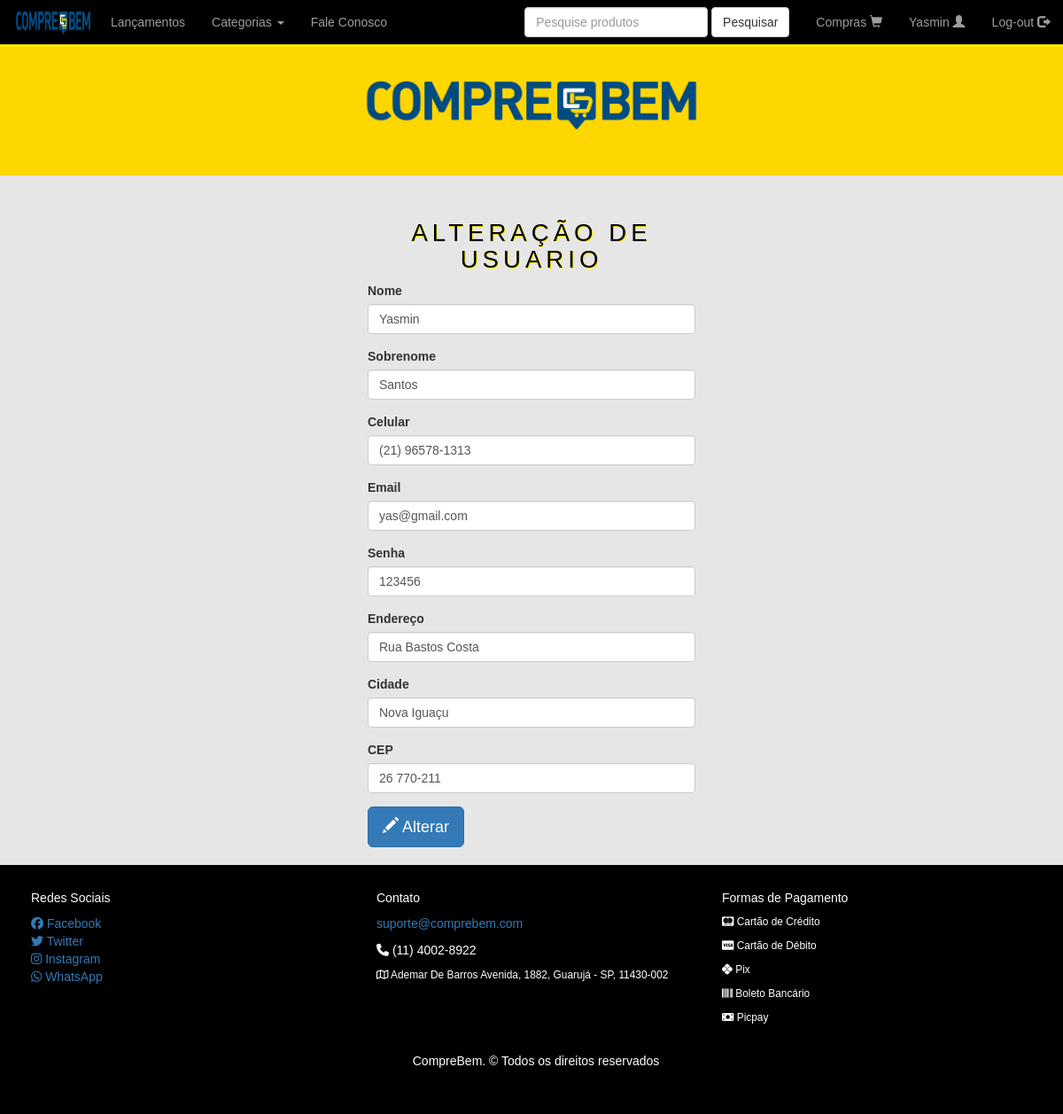
/lojacompre/usuarios.php (signed in), run on the app's committed database.
### tables this page shows
CREATE TABLE `tbl_usuario` (
  `id_usuario` int(11) NOT NULL,
  `nm_usuario` varchar(80) NOT NULL,
  `sbnm_usuario` varchar(80) NOT NULL,
  `cell_usuario` char(15) NOT NULL,
  `desc_email` varchar(80) NOT NULL,
  `desc_senha` varchar(255) DEFAULT NULL,
  `desc_status` tinyint(1) NOT NULL,
  `desc_endereco` varchar(80) NOT NULL,
  `desc_cidade` varchar(30) NOT NULL,
  `num_cep` char(11) NOT NULL
);

### lojacompre/usuarios.php (the view, shortened to what this page needs)
<!DOCTYPE html>
<html lang="pt-BR">
<head>
    <link rel="stylesheet" href="https://maxcdn.bootstrapcdn.com/bootstrap/3.3.7/css/bootstrap.min.css">
	<link rel="stylesheet" href="estilo.css">
</head>
<body>
<?php
	$cd = $_SESSION['ID'];
	include 'conexao.php';
	include 'nav.php';
	$consulta = $cn->query("SELECT * FROM tbl_usuario WHERE id_usuario ='$cd'");
	$exibe = $consulta->fetch(PDO::FETCH_ASSOC);
	?>
	<div class="container-fluid">
		<div class="row">
			<div class="col-sm-4 col-sm-offset-4">
				<h2 style="font-size:2.3vw; color: #000; text-shadow: 1px 1px 0px #fdeb00; letter-spacing: 5px; text-align:center;">ALTERAÇÃO DE USUARIO</h2>
				<form method="post" action="alterarUsuario.php?id_altera=<?php echo $cd; ?>" name="alteraUsu" enctype="multipart/form-data">
					<div class="form-group">
						<label for="txtnome">Nome</label>
						<input type="text" name="txtnome" value="<?php echo $exibe['nm_usuario']; ?>"  class="form-control" required id="txtnome">
					</div>
					<div class="form-group">
                        <label for="txtsobrenome">Sobrenome</label>
                        <input type="text" class="form-control" value="<?php echo $exibe['sbnm_usuario']; ?>" name="txtsobrenome" required id="txtsobrenome">
					</div>
					<div class="form-group">
                        <label for="txtcell">Celular</label>
                        <input type="tell" class="form-control" value="<?php echo $exibe['cell_usuario']; ?>" name="txtcell" required id="txtcell">
					</div>
					<div class="form-group">
                        <label for="txtemail">Email</label>
                        <input type="email" class="form-control" required name="txtemail" value="<?php echo $exibe['desc_email']; ?>" required id="txtemail">
					</div>
					<div class="form-group">
                        <label for="txtsenha">Senha</label>
                        <input type="senha" class="form-control" name="txtsenha" value="<?php echo $exibe['desc_senha']; ?>" required id="txtsenha">
					</div>
					<div class="form-group">
                        <label for="txtendereco">Endereço</label>
                        <input type="text" class="form-control" name="txtendereco" value="<?php echo $exibe['desc_endereco']; ?>" required id="txtendereco">
					</div>
					<div class="form-group">
                        <label for="txtcidade">Cidade</label>
                        <input type="text" class="form-control" name="txtcidade" value="<?php echo $exibe['desc_cidade']; ?>" required id="txtcidade">
					</div>
					<div class="form-group">
                        <label for="txtcep">CEP</label>
                        <input type="text" class="form-control" name="txtcep" value="<?php echo $exibe['num_cep']; ?>" required id="txtcep">
					</div>
					<button type="submit" class="btn btn-lg btn-primary">
					<span class="glyphicon glyphicon-pencil"></span> Alterar
				    </button>
				</form>
			</div>
		</div>
        <br>
	</div>
</body>
</html>

### lojacompre/nav.php (shortened to what this page needs)
<?php
include 'conexao.php';
?>
<nav class="navbar navbar-inverse navbar-fixed-top" style="background-color: #000000; border-radius:0; border-bottom: 3px solid #fdeb00;">
    <div class="container-fluid">
        <div class="navbar-header">
            <a class="navbar-brand" href="index.php">
                <img alt="Logo Comprebem" src="./Logos/logo compre.png" width="90" height="30" alt="" style="margin-right:-10px; margin-top:-4px;">
            </a>
        </div>
        <div class="collapse navbar-collapse" id="bs-example-navbar-collapse-1">
            <ul class="nav navbar-nav">
                <li><a href="lancamento.php">Lançamentos</a></li>
                <li class="dropdown">
                <a href="#" class="dropdown-toggle" data-toggle="dropdown" role="button" aria-haspopup="true" aria-expanded="false">Categorias <span class="caret"></span></a>
                </li>
                <li><a href="faleConosco.php">Fale Conosco</a></li>
            </ul>
            <ul class="nav navbar-nav navbar-right">
                <li><a href="carrinho.php">Compras <span class="glyphicon glyphicon-shopping-cart"></a></li>
                <?php if(empty($_SESSION['ID'])){ ?>
                    <li><a href="formlogin.php">Login <span class="glyphicon glyphicon-log-in"></a></li>
                <?php }
                else{
                    if($_SESSION['Status'] == 0){
                        $consulta_usuario = $cn->query("select nm_usuario from tbl_usuario where id_usuario = '$_SESSION[ID]'");
                        $exibe_usuario = $consulta_usuario -> fetch(PDO::FETCH_ASSOC); ?>
                        <li><a href="areauser.php"><?php echo $exibe_usuario['nm_usuario'];?> <span class="glyphicon glyphicon-user"></a></li>
                        <li><a href="sair.php">Log-out <span class="glyphicon glyphicon-log-out"></a></li>
                        <?php }
                        else{ ?>
                            <li><a href="adm.php"><button class="btn-xs btn-danger" style="margin-bottom:-10px; margin-top:-14px;">Administrador</button></a></li>
                            <li><a href="sair.php">Log-out <span class="glyphicon glyphicon-log-out"></a></li>
                        <?php } ?>
                <?php } ?>
            </ul>
            <form class="navbar-form navbar-right" role="search" name="form-pesquisa" method="GET" action="busca.php">
                <div class="form-group">
                <input type="text" class="form-control" placeholder="Pesquise produtos" name="txtPesquisar">
                </div>
                <button type="submit" class="btn btn-default">Pesquisar</button>
            </form>
        </div>
    </div>
</nav>

### lojacompre/estilo.css (style rules this page uses)
* { padding: 0; margin:0; }
.navbar { margin-bottom:0; }
body { font-family: 'Poppins', sans-serif; background-color: #e6e6e6; }
footer { background-color:#000000; padding: 20px; }

### data on the page
tbl_usuario: nm_usuario "Yasmin", txtnome "Yasmin", txtsobrenome "Santos", txtcell "(21) 96578-1313", txtemail "yas@gmail.com", txtsenha "123456", txtendereco "Rua Bastos Costa", txtcidade "Nova Iguaçu", txtcep "26 770-211"
